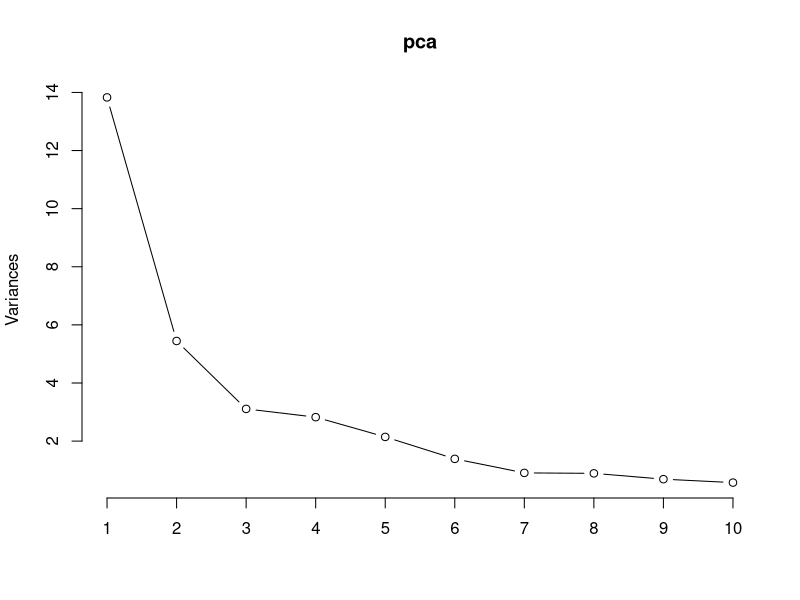
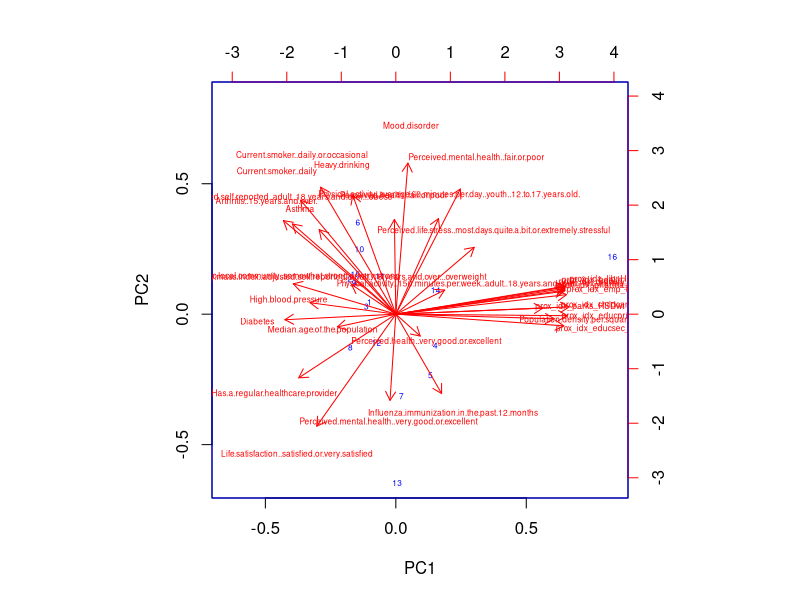

The R source for these figures, in order:
## ---- chunk 1
# Import the necessary libraries
library(skimr)
## ---- chunk 2
# Import the PHU data
df_source = read.csv(file = 'merged_data_BC_HSD.csv', stringsAsFactors = FALSE, na.strings="", header=TRUE)
colnames(df_source)
# skim(df)
# rownames(df)
# head(df)
# df[is.na(df$Chronic.obstructive.pulmonary.disease..COPD..35.years.and.over.),]
## ---- chunk 3
df <- df_source

# COPD - impute 0
# Consider imputing with a different value, neighboring HSD or based on proportion smokers
df$Chronic.obstructive.pulmonary.disease..COPD..35.years.and.over.[is.na(df$Chronic.obstructive.pulmonary.disease..COPD..35.years.and.over.)] <- 0

# Breastfeeding variables and obesity in youth - remove
# Remove other variables not needed
df <- df[,-c(1:2, 4:5, 7:8, 10:32, 43:52, 57:59, 63, 78:79)] 
# df <- df[,-c(1:2, 4:32, 43:79)] # Include just the proximity measures as predictors
# df <- df[,-c(1:2, 4:5, 32, 43:52, 56:58, 60, 63, 76, 78:79)] # Remove median prox scores

# rownames(df) <- df[,1]

# Convert percent data to proportions: 1. age group data 2. health data
# df[, c(16:34)] <- df[, c(16:34)]/100

colnames(df)
# head(df)

## ---- chunk 4
pca <- prcomp(df[,-c(1, 35)], scale = TRUE)
summary(pca)

## ---- chunk 5
# Scree plot
plot(pca, type="lines")

## ---- chunk 6
# # PCA graph using the base graphics function plot()
# plot(pca$x[,1], pca$x[,3])

# Biplot
biplot(pca, col = c("blue", "red"), cex = c(0.5,0.5))
# pca

## ---- chunk 7
# pca$x <- -pca$x
# pca$rotation <- -pca$rotation

# Extract the PCs for PCR
pcs <- pca$x[,c("PC1", "PC2", "PC3", "PC4", "PC5", "PC6")]

# Create a dataframe with reponse variable TOTAL proportion of COVID cases and explanatory variables (the PCs)
pcr_data <- as.data.frame(cbind(df[,"count_prop"], pcs))
head(pcr_data)

# Perform linear regression
phu_lm_total <- lm(V1~., data = pcr_data)
summary(phu_lm_total)

# # Backwards Selection
# phu_lm_total <- update(phu_lm_total, .~. -PC5)
# summary(phu_lm_total)
# phu_lm_total <- update(phu_lm_total, .~. -PC3)
# summary(phu_lm_total)
# phu_lm_total <- update(phu_lm_total, .~. -PC4)
# summary(phu_lm_total)
# phu_lm_total <- update(phu_lm_total, .~. -PC6)
# summary(phu_lm_total)
# phu_lm_total <- update(phu_lm_total, .~. -PC2)
# summary(phu_lm_total)

## ---- chunk 8
pca$rotation[,c(1)]

## ---- chunk 9
loading_scores <- pca$rotation[,1]
var_scores <- abs(loading_scores)

# Rank and show the top 10 loading score by magnitude
var_scores_ranked <- sort(var_scores, decreasing = TRUE)
top_10_var <- names(var_scores_ranked[1:10])
top_10_var

pca$rotation[top_10_var, 1] 
## ---- chunk 10
# library(ggplot2)
# library(grid)
# library(RColorBrewer)
# # colnames(df_source)
# density <- df_source[, 6]
# PCbiplot <- function(PC, x="PC1", y="PC2") {
#     # PC being a prcomp object
#     data <- data.frame(obsnames=row.names(PC$x), PC$x)
#     plot <- ggplot(data, aes_string(x=x, y=y)) + geom_point(aes(colour = density), alpha=1, size=2) + scale_color_gradient(low = "blue", high = "orange red")
#     plot <- last_plot() + theme_minimal()
#     # plot <- ggplot(data, aes_string(x=x, y=y)) + geom_text(alpha=.6, size=2.5, aes(label=obsnames))
#     # plot <- plot + geom_hline(aes(0), size=.2) + geom_vline(aes(0), size=.2)
#     datapc <- data.frame(varnames=rownames(PC$rotation), PC$rotation)
#     mult <- min(
#         (max(data[,y]) - min(data[,y])/(max(datapc[,y])-min(datapc[,y]))),
#         (max(data[,x]) - min(data[,x])/(max(datapc[,x])-min(datapc[,x])))
#         )
#     datapc <- transform(datapc,
#             v1 = .7 * mult * (get(x)),
#             v2 = .7 * mult * (get(y))
#             )
#     plot <- plot + coord_equal() + geom_text(data=datapc, aes(x=v1, y=v2, label=varnames), size = 3.5, vjust=1, color="red")
#     plot <- plot + geom_segment(data=datapc, aes(x=0, y=0, xend=v1, yend=v2), arrow=arrow(length=unit(0.2,"cm")), alpha=0.75, color="red")
#     plot
# }
# 
# PCbiplot(pca)

## ---- chunk 11
# # Use ggplot2 to plot the data
# library(ggplot2)
# pca.data <- data.frame(Sample = df$ENG_LABEL, X=pca$x[,1], Y=pca$x[,2])
# pca.data
# 
# ggplot(data=pca.data, aes(x=X, y=Y, label = Sample)) +
#   geom_text() + geom_point() +
#   xlab(paste("PC1 - ", pca.var.per[1], "%", sep = "")) +
#   ylab(paste("PC2 - ", pca.var.per[2], "%", sep = "")) +
#   theme_bw() +
#   ggtitle("PCA Graph")

## ---- chunk 12
## Factor Analysis
# Extract the predictor columns
# df2_prop2 <- df2_prop[,-c(1,2,3)]
# df_med2 <- df_med[,-c(1:4, 37:48)]


# Check KMO, Bartletts which tells us if FA is appropriate
# KMO values between 0.8 and 1 indicate the sampling is adequate.
# KMO values less than 0.6 indicate the sampling is not adequate and that remedial action should be taken. Some authors put this value at 0.5, so use your own judgment for values between 0.5 and 0.6.
# KMO Values close to zero means that there are large partial correlations compared to the sum of correlations. In other words, there are widespread correlations which are a large problem for factor analysis.
library(psych)

# KMO(cor(df2_prop2))
colnames(df)
KMO(cor(df[,-c(1, 59:60)]))
# We look for MSA > 0.5
# The following variables have MSA < 0.5
# Asthma
# Body.mass.index..adjusted.self.reported..adult..18.years.and.over...overweight
# Diabetes
# Has.a.regular.healthcare.provider
# Influenza.immunization.in.the.past.12.months
# Life.satisfaction..satisfied.or.very.satisfied
# Perceived.life.stress..most.days.quite.a.bit.or.extremely.stressful
# Perceived.mental.health..fair.or.poor 
# Perceived.mental.health..very.good.or.excellent 
# Physical.activity..150.minutes.per.week..adult..18.years.and.over. 
# Physical.activity..average.60.minutes.per.day..youth..12.to.17.years.old. 
# Sense.of.belonging.to.local.community..somewhat.strong.or.very.strong
# prox_idx_grocery_med 
# prox_idx_educsec_med 
# prox_idx_lib_med 

# print(cortest.bartlett(cor(df_med2), nrow(df_med2)))
print(cortest.bartlett(cor(df[,-c(1, 59:60)]), nrow(df[,-c(1, 59:60)])))
# Bartletts test of sphericity is significant

## ---- chunk 13
# # 3d plot
# options(rgl.useNULL = TRUE)
# library(rgl)
# with(total_fa, plot3d(V1, Factor1, Factor2, type="p"))
# triangles3d(total_fa[,1], total_fa[,2], total_fa[,3])
# rglwidget()
# 
# fit <- lm(V1~., total_fa)
# surfacefn <- function(x, y) cbind(1, x, y, z) %*% coef(fit)
# persp3d(surfacefn, add = TRUE, col = "blue")
## ---- chunk 14

## ---- chunk 15

## ---- chunk 16

## ---- chunk 17

## ---- chunk 18

## ---- chunk 19

